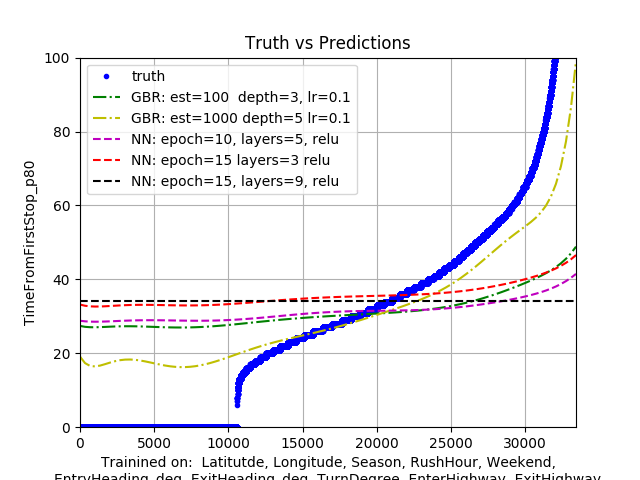

The script that saved this image:
from sklearn import ensemble
from sklearn.metrics import mean_squared_error
from sklearn.utils import shuffle
from sklearn.model_selection import train_test_split
from sklearn.preprocessing import MinMaxScaler
from keras.models import Sequential
from keras.layers import Dense
import pandas as pd
import numpy as np
import matplotlib
matplotlib.use('Agg')
import pylab as plt
import keras

def read_data(city='Chicago'):
    """
    This function will read in the desired City and create new veriables
    like TurnDegree, ExitStreetId and so forth
    """
    df = pd.read_csv('train.csv')
    df = df[df.City==city]

    # I will be using this dictionary to convert direction to degrees
    degrees = {'N':0, 'NE':45, 'E':90, 'SE':135, 'S':180, 'SW':225, 'W':270, 'NW':315}

    df["EntryHeading_deg"] = df.EntryHeading.apply(lambda x:degrees[x])
    df["ExitHeading_deg"] = df.ExitHeading.apply(lambda x:degrees[x])
    df["TurnDegree"] = (df.EntryHeading_deg-df.ExitHeading_deg).apply(lambda x: x if abs(x) <=180 else (x+360 if x<0 else x-360))
    df["TurnDegre"] = df.TurnDegree.apply(lambda x: x if x != -180 else x*-1)

    # Lets assign a number(StreetId) to each street
    all_streets = np.concatenate([df.ExitStreetName.reindex().values, df.EntryStreetName.reindex().values])
    # there are some nan values so lets just replace them with Unknown
    street_name_list = ['Unknown' if type(x)==type(0.0) else x for x in all_streets]
    street_names = {name: num for num, name in enumerate(street_name_list)}
    df["EntryStreetId"] = np.array([street_names[x] if x in street_names else -999 for x in df.EntryStreetName])
    df["ExitStreetId"] = np.array([street_names[x] if x in street_names else -999 for x in df.ExitStreetName])

    # we also want to categorize the street by its type (road, boulevard, ...)
    street_types = {n: i for i, n in enumerate(np.unique([x.split()[-1] for x in street_names.keys()]))}
    street_name_to_type = {}
    for name in street_names.keys():
        typ = name.split()[-1]
        street_name_to_type[name] = street_types[typ]
    df["EntryStreetType"] = np.array([street_name_to_type[x] if x in street_names else -999 for x in df.EntryStreetName])
    df["ExitStreetType"] = np.array([street_name_to_type[x] if x in street_names else -999 for x in df.ExitStreetName])

    df["EnterHighway"] = np.array([1 if type(x)==type('') and x.split()[-1] in ['Broadway', 'Parkway', 'Expressway', 'Highway'] else 0 for x in df.EntryStreetName])
    df["ExitHighway"] = np.array([1 if type(x)==type('') and x.split()[-1] in ['Broadway', 'Parkway', 'Expressway', 'Highway'] else 0 for x in df.ExitStreetName])
    df['Season'] = np.array([1 if month in (12,1,2) else 2 if month in (6,7,8) else 3 for month in df.Month.reindex().values])
    df['RushHour'] = np.array([1 if hour in (7,8,9) else 2 if hour in (16,17,18) else 3 if hour>=10 and hour<=15 else 4 for hour in df.Hour])
    return df

def create_train_test(df, cols):
    """
    This will create a training/testing dataset.  Because neural nets want data
    between 0-1 this will scale based on min/max values for each var and return
    the scaler so that we can flip back and forth
    """
    data = []
    for col in cols:
        data.append(df[col])
    data = np.transpose(data)

    x = data[:,:-1]
    y = np.reshape(data[:,-1], (-1,1))
    scaler_x = MinMaxScaler()
    scaler_y = MinMaxScaler()
    scaler_x.fit(x)
    xscale=scaler_x.transform(x)
    scaler_y.fit(y)
    yscale=scaler_y.transform(y)
    x_train, x_test, y_train, y_test = train_test_split(xscale, yscale)
    return x_train, x_test, y_train, y_test, scaler_x, scaler_y

def gradient_boost_regressor(x_train, y_train, x_test, scaler_x, yscaler_y, n_est=100, depth=3, lr=0.1):
    params = {'n_estimators': n_est, 'max_depth': depth, 'min_samples_split': 2,
            'learning_rate': lr, 'loss': 'ls'}
    clf = ensemble.GradientBoostingRegressor(**params)
    clf.fit(scaler_x.inverse_transform(x_train),
            scaler_y.inverse_transform(y_train))
    return np.reshape(clf.predict(scaler_x.inverse_transform(x_test)), (-1,1))

def neural_net(x_train, y_train, x_test, scaler_y, epoch=10,
        initializer='lecun_normal', activation='relu', layers=5):
    model = Sequential()
    # no reason for layer spaceing here, just picked 8 out of a hat
    layer_spacing = 8
    model.add(Dense(layers*layer_spacing, activation=activation, input_dim=np.shape(x_train)[1], kernel_initializer=initializer))
    for j in range(layers-1, 1, -1):
        model.add(Dense(j*layer_spacing, activation='relu'))
    model.add(Dense( np.shape(y_train)[1], activation='linear'))
    model.summary()
    optimizer = keras.optimizers.Adam(learning_rate=0.01, beta_1=0.9, beta_2=0.999)
    model.compile(loss='mse', optimizer=optimizer, metrics=['mse','mae'])
    output = model.fit(x_train, y_train, epochs=10)
    ynew = model.predict(x_test)
    return scaler_y.inverse_transform(ynew)

if __name__ == "__main__":
    df = read_data('Chicago')

    cols = ['Latitude', 'Longitude', 'Season', 'RushHour', 'Weekend',
                  'EntryHeading_deg', 'ExitHeading_deg', 'TurnDegree',
                  'EnterHighway', 'ExitHighway',
                  'TimeFromFirstStop_p80']
    x_train, x_test, y_train, y_test, scaler_x, scaler_y = create_train_test(df, cols)

    # lets  convert the test result back to unscaled for analysis
    target = scaler_y.inverse_transform(y_test)

    # sort the target points so they are in order which will make determining
    # our fit of the data easier
    ind = np.argsort(np.concatenate(target))

    plt.plot(target[ind],'b.')

    # for the predictions i'm going to fit a line to them so that its easier to
    # visualize the difference between different models:
    xp = np.linspace(0,len(target),100)

    target_gbr = gradient_boost_regressor(x_train, y_train, x_test, scaler_x, scaler_y, 100, 3, 0.1)
    p = np.poly1d( np.polyfit(range(0,len(target)), np.concatenate(target_gbr[ind]), 10))
    plt.plot(xp, p(xp), 'g-.')

    target_gbr_1000_5_01 = gradient_boost_regressor(x_train, y_train, x_test, scaler_x, scaler_y, 1000, 5, 0.1)
    p = np.poly1d( np.polyfit(range(0,len(target)), np.concatenate(target_gbr_1000_5_01[ind]), 10))
    plt.plot(xp, p(xp), 'y-.')

    target_nn_e10_relu_l5 = neural_net(x_train, y_train, x_test, scaler_y, epoch=10, activation='relu', layers=5)
    p = np.poly1d( np.polyfit(range(0,len(target)), np.concatenate(target_nn_e10_relu_l5[ind]), 10))
    plt.plot(xp, p(xp), 'm--')

    target_nn_e15_l3_relu =  neural_net(x_train, y_train, x_test, scaler_y, epoch=10, layers=3, activation='relu')
    p = np.poly1d( np.polyfit(range(0,len(target)), np.concatenate(target_nn_e15_l3_relu[ind]), 10))
    plt.plot(xp, p(xp), 'r--')

    target_nn_e15_l9 =  neural_net(x_train, y_train, x_test, scaler_y, epoch=15, layers=9, activation='relu')
    p = np.poly1d( np.polyfit(range(0,len(target)), np.concatenate(target_nn_e15_l9[ind]), 10))
    plt.plot(xp, p(xp), 'k--')

    plt.setp(plt.gca(), 'ylim',[0,100],'xlim',[0,len(ind)])
    plt.grid('on')
    plt.ylabel('TimeFromFirstStop_p80')
    plt.xlabel('Trainined on:  Latitutde, Longitude, Season, RushHour, Weekend,\nEntryHeading_deg, ExitHeading_deg, TurnDegree, EnterHighway, ExitHighway')
    plt.legend(['truth','GBR: est=100  depth=3, lr=0.1','GBR: est=1000 depth=5 lr=0.1','NN: epoch=10, layers=5, relu','NN: epoch=15 layers=3 relu','NN: epoch=15, layers=9, relu'])
    plt.title('Truth vs Predictions')
    plt.savefig('first_attempt.png')
